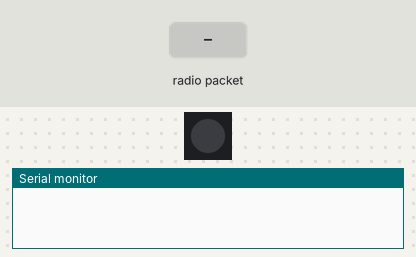
A sketch run on a simulated ESP32. Shown: 1 RGB LEDs in strip order, left to right, the last lines printed to the serial monitor. The test bench sets the inputs (shaded band). No radio packets arrive unless stated.

Above: at 1.2 s.
1.3 s: radio packet "1" arrives
At 1.8 s:
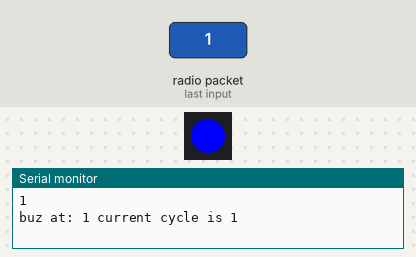
Timing chart, 0 to 14.3 s (numbered marks = the images above; inputs shaded):
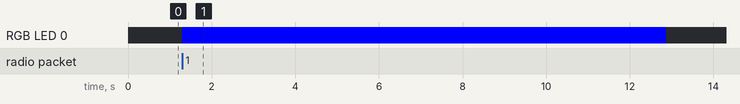

The sketch:

receiver.ino
```cpp
// see: https://lastminuteengineers.com/nrf24l01-arduino-wireless-communication/
// see: https://learn.adafruit.com/adafruit-trinket-m0-circuitpython-arduino/pinouts
#include <Adafruit_DotStar.h>
#include <SPI.h>
#include <nRF24L01.h>
#include <RF24.h>

/*
 * mapping pins for nrf24l01 to trinket m0
 * SPI MOSI or blue 4 (A4)
 * SPI SCK or green 3 (A3)
 * SPI MISO or purple 2 (A1)
 * 0 is yellow
 * 1 is orange
 *
 * because we are only a receiver and not transmitter we'll switch pin 0 (yellow)
 * to be our buzzer pin e.g. play a sound when we have received a signal
 *
 */

#define NUMPIXELS 1
#define DATAPIN 7
#define CLOCKPIN 8
#define BUZZER 0 // instead of being able to transmit we'll use this for light

Adafruit_DotStar strip = Adafruit_DotStar(NUMPIXELS, DATAPIN, CLOCKPIN, DOTSTAR_BGR);

//create an RF24 object
RF24 radio(0, 1);  // CE, CSN

//address through which two modules communicate.
const byte address[6] = "00001";
int buzzCleared = 1;

int lastBuzz = -1;
int cycles = 0;

void setup() {
  // put your setup code here, to run once:
  strip.begin();
  strip.show(); // turns everything off


  radio.begin();
  radio.setPALevel(RF24_PA_LOW);


  //set the address
  radio.openReadingPipe(0, address);

  //Set module as receiver
  radio.startListening();

  pinMode(BUZZER, OUTPUT);
  digitalWrite(BUZZER, HIGH); // buzzer high is off
}

void loop() {
  if (radio.available()) {
    char text[32] = {0};
    radio.read(&text, sizeof(text));
    Serial.println(text);
    strip.setPixelColor(0, 0x0000FF); // blue when we receive a message
    strip.show();
    if (buzzCleared) {
      buzzCleared = 0;
      lastBuzz = cycles = 1;
      Serial.printf("buz at: %d current cycle is %d\n", lastBuzz, cycles);
    }
    digitalWrite(BUZZER, LOW); // enables the buzzer when low e.g. voltage flows through and makes that annoying buzz

  } else {
    if (lastBuzz > 0) {
      //Serial.printf("wait for cycles, buz at: %d current cycle is %d\n", lastBuzz, cycles);

      if (cycles - lastBuzz < 10000) {
        ++cycles;
        return; // continue waiting until more time has past
      }
    }
    buzzCleared = 1;
    strip.setPixelColor(0, 0x000000); // blank after sending
    strip.show();
    digitalWrite(BUZZER, HIGH); // turns off the buzzer when held high

  }
  if (!buzzCleared) {
    ++cycles;
  }
}
```

Measured:
- after the input at 1.3 s, RGB LED 0: off → RGB(0, 0, 255) at once, → off 11.6 s later
